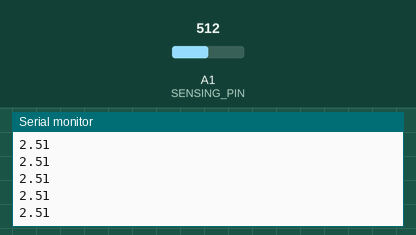
This sketch was run on a simulated Arduino Uno, built with avr-gcc and run on an emulated ATmega328P. Shown: the last lines printed to the serial monitor. The inputs (shaded band) are chosen by the test bench; at power-on: A1 (SENSING_PIN) = 512.

Above: at 1.2 s.
1.3 s: A1 (SENSING_PIN) set to 716
At 1.9 s:
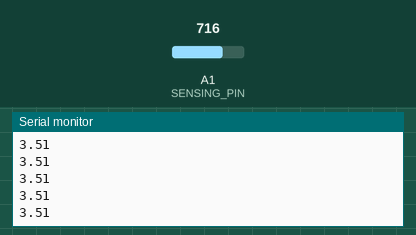
2.8 s: A1 (SENSING_PIN) set to 900
At 3.9 s:
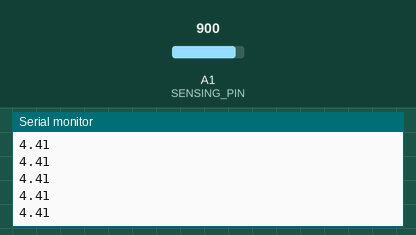
Timing chart, 0 to 5.8 s (numbered marks = the images above; inputs shaded):
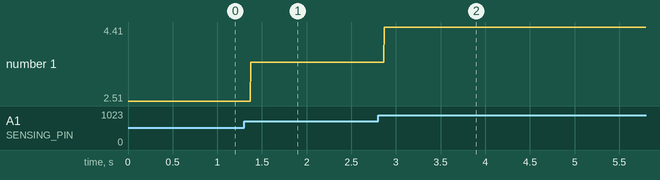

The sketch:

sensing.ino
```cpp
const int SENSING_PIN = A1;

void setup() {
  Serial.begin(9600);
}

void loop() {
  int beatValue = analogRead(SENSING_PIN);
  float value = beatValue * 0.0049;
  if (value > 1)
    Serial.println(value);
}
```

Measured:
- after the input at 1.3 s, the serial monitor: prints a new line after 0.07 s (image 1)
- after the input at 2.8 s, the serial monitor: prints a new line after 0.07 s (image 2)
- plotted number 1: 2.51 → 3.51 after the input at 1.3 s, 3.51 → 4.41 after the input at 2.8 s
